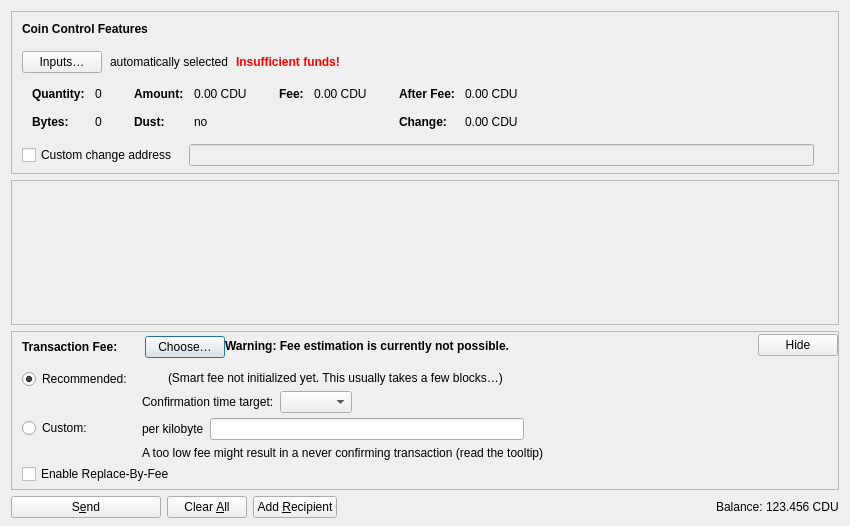
<?xml version="1.0" encoding="UTF-8"?>
<ui version="4.0">
 <class>SendCoinsDialog</class>
 <widget class="QDialog" name="SendCoinsDialog">
  <property name="geometry">
   <rect>
    <x>0</x>
    <y>0</y>
    <width>850</width>
    <height>526</height>
   </rect>
  </property>
  <property name="windowTitle">
   <string>Send Coins</string>
  </property>
  <layout class="QVBoxLayout" name="verticalLayout" stretch="0,1,0,0">
   <property name="bottomMargin">
    <number>8</number>
   </property>
   <item>
    <widget class="QFrame" name="frameCoinControl">
     <property name="sizePolicy">
      <sizepolicy hsizetype="Expanding" vsizetype="Expanding">
       <horstretch>0</horstretch>
       <verstretch>0</verstretch>
      </sizepolicy>
     </property>
     <property name="maximumSize">
      <size>
       <width>16777215</width>
       <height>16777215</height>
      </size>
     </property>
     <property name="frameShape">
      <enum>QFrame::StyledPanel</enum>
     </property>
     <property name="frameShadow">
      <enum>QFrame::Sunken</enum>
     </property>
     <layout class="QVBoxLayout" name="verticalLayoutCoinControl2">
      <property name="spacing">
       <number>0</number>
      </property>
      <property name="leftMargin">
       <number>0</number>
      </property>
      <property name="topMargin">
       <number>0</number>
      </property>
      <property name="rightMargin">
       <number>0</number>
      </property>
      <property name="bottomMargin">
       <number>6</number>
      </property>
      <item>
       <layout class="QVBoxLayout" name="verticalLayoutCoinControl" stretch="0,0,0,0,1">
        <property name="spacing">
         <number>0</number>
        </property>
        <property name="leftMargin">
         <number>10</number>
        </property>
        <property name="topMargin">
         <number>10</number>
        </property>
        <item>
         <layout class="QHBoxLayout" name="horizontalLayoutCoinControl1">
          <property name="bottomMargin">
           <number>15</number>
          </property>
          <item>
           <widget class="QLabel" name="labelCoinControlFeatures">
            <property name="sizePolicy">
             <sizepolicy hsizetype="Preferred" vsizetype="Maximum">
              <horstretch>0</horstretch>
              <verstretch>0</verstretch>
             </sizepolicy>
            </property>
            <property name="font">
             <font>
              <weight>75</weight>
              <bold>true</bold>
             </font>
            </property>
            <property name="styleSheet">
             <string notr="true">font-weight:bold;</string>
            </property>
            <property name="text">
             <string>Coin Control Features</string>
            </property>
           </widget>
          </item>
         </layout>
        </item>
        <item>
         <layout class="QHBoxLayout" name="horizontalLayoutCoinControl2" stretch="0,0,0,0">
          <property name="spacing">
           <number>8</number>
          </property>
          <property name="bottomMargin">
           <number>10</number>
          </property>
          <item>
           <widget class="QPushButton" name="pushButtonCoinControl">
            <property name="styleSheet">
             <string notr="true"/>
            </property>
            <property name="text">
             <string>Inputs…</string>
            </property>
            <property name="autoDefault">
             <bool>false</bool>
            </property>
           </widget>
          </item>
          <item>
           <widget class="QLabel" name="labelCoinControlAutomaticallySelected">
            <property name="text">
             <string>automatically selected</string>
            </property>
            <property name="margin">
             <number>5</number>
            </property>
           </widget>
          </item>
          <item>
           <widget class="QLabel" name="labelCoinControlInsuffFunds">
            <property name="font">
             <font>
              <weight>75</weight>
              <bold>true</bold>
             </font>
            </property>
            <property name="styleSheet">
             <string notr="true">color:red;font-weight:bold;</string>
            </property>
            <property name="text">
             <string>Insufficient funds!</string>
            </property>
            <property name="margin">
             <number>5</number>
            </property>
           </widget>
          </item>
          <item>
           <spacer name="horizontalSpacerCoinControl">
            <property name="orientation">
             <enum>Qt::Horizontal</enum>
            </property>
            <property name="sizeHint" stdset="0">
             <size>
              <width>40</width>
              <height>1</height>
             </size>
            </property>
           </spacer>
          </item>
         </layout>
        </item>
        <item>
         <widget class="QWidget" name="widgetCoinControl" native="true">
          <property name="sizePolicy">
           <sizepolicy hsizetype="Preferred" vsizetype="Preferred">
            <horstretch>0</horstretch>
            <verstretch>0</verstretch>
           </sizepolicy>
          </property>
          <property name="minimumSize">
           <size>
            <width>0</width>
            <height>0</height>
           </size>
          </property>
          <property name="styleSheet">
           <string notr="true"/>
          </property>
          <layout class="QHBoxLayout" name="horizontalLayoutCoinControl5">
           <property name="leftMargin">
            <number>0</number>
           </property>
           <property name="topMargin">
            <number>0</number>
           </property>
           <property name="rightMargin">
            <number>0</number>
           </property>
           <property name="bottomMargin">
            <number>0</number>
           </property>
           <item>
            <layout class="QHBoxLayout" name="horizontalLayoutCoinControl3" stretch="0,0,0,1">
             <property name="spacing">
              <number>20</number>
             </property>
             <property name="topMargin">
              <number>0</number>
             </property>
             <property name="bottomMargin">
              <number>10</number>
             </property>
             <item>
              <layout class="QFormLayout" name="formLayoutCoinControl1">
               <property name="horizontalSpacing">
                <number>10</number>
               </property>
               <property name="verticalSpacing">
                <number>14</number>
               </property>
               <property name="leftMargin">
                <number>10</number>
               </property>
               <property name="topMargin">
                <number>4</number>
               </property>
               <property name="rightMargin">
                <number>6</number>
               </property>
               <item row="0" column="0">
                <widget class="QLabel" name="labelCoinControlQuantityText">
                 <property name="font">
                  <font>
                   <weight>75</weight>
                   <bold>true</bold>
                  </font>
                 </property>
                 <property name="text">
                  <string>Quantity:</string>
                 </property>
                 <property name="margin">
                  <number>0</number>
                 </property>
                </widget>
               </item>
               <item row="0" column="1">
                <widget class="QLabel" name="labelCoinControlQuantity">
                 <property name="cursor">
                  <cursorShape>IBeamCursor</cursorShape>
                 </property>
                 <property name="contextMenuPolicy">
                  <enum>Qt::ActionsContextMenu</enum>
                 </property>
                 <property name="text">
                  <string notr="true">0</string>
                 </property>
                 <property name="margin">
                  <number>0</number>
                 </property>
                 <property name="textInteractionFlags">
                  <set>Qt::LinksAccessibleByMouse|Qt::TextSelectableByKeyboard|Qt::TextSelectableByMouse</set>
                 </property>
                </widget>
               </item>
               <item row="1" column="0">
                <widget class="QLabel" name="labelCoinControlBytesText">
                 <property name="font">
                  <font>
                   <weight>75</weight>
                   <bold>true</bold>
                  </font>
                 </property>
                 <property name="text">
                  <string>Bytes:</string>
                 </property>
                </widget>
               </item>
               <item row="1" column="1">
                <widget class="QLabel" name="labelCoinControlBytes">
                 <property name="cursor">
                  <cursorShape>IBeamCursor</cursorShape>
                 </property>
                 <property name="contextMenuPolicy">
                  <enum>Qt::ActionsContextMenu</enum>
                 </property>
                 <property name="text">
                  <string notr="true">0</string>
                 </property>
                 <property name="textInteractionFlags">
                  <set>Qt::LinksAccessibleByMouse|Qt::TextSelectableByKeyboard|Qt::TextSelectableByMouse</set>
                 </property>
                </widget>
               </item>
              </layout>
             </item>
             <item>
              <layout class="QFormLayout" name="formLayoutCoinControl2">
               <property name="horizontalSpacing">
                <number>10</number>
               </property>
               <property name="verticalSpacing">
                <number>14</number>
               </property>
               <property name="leftMargin">
                <number>6</number>
               </property>
               <property name="topMargin">
                <number>4</number>
               </property>
               <property name="rightMargin">
                <number>6</number>
               </property>
               <item row="0" column="0">
                <widget class="QLabel" name="labelCoinControlAmountText">
                 <property name="font">
                  <font>
                   <weight>75</weight>
                   <bold>true</bold>
                  </font>
                 </property>
                 <property name="text">
                  <string>Amount:</string>
                 </property>
                 <property name="margin">
                  <number>0</number>
                 </property>
                </widget>
               </item>
               <item row="0" column="1">
                <widget class="QLabel" name="labelCoinControlAmount">
                 <property name="cursor">
                  <cursorShape>IBeamCursor</cursorShape>
                 </property>
                 <property name="contextMenuPolicy">
                  <enum>Qt::ActionsContextMenu</enum>
                 </property>
                 <property name="text">
                  <string notr="true">0.00 CDU</string>
                 </property>
                 <property name="textInteractionFlags">
                  <set>Qt::LinksAccessibleByMouse|Qt::TextSelectableByKeyboard|Qt::TextSelectableByMouse</set>
                 </property>
                </widget>
               </item>
               <item row="1" column="0">
                <widget class="QLabel" name="labelCoinControlLowOutputText">
                 <property name="font">
                  <font>
                   <weight>75</weight>
                   <bold>true</bold>
                  </font>
                 </property>
                 <property name="text">
                  <string>Dust:</string>
                 </property>
                </widget>
               </item>
               <item row="1" column="1">
                <widget class="QLabel" name="labelCoinControlLowOutput">
                 <property name="cursor">
                  <cursorShape>IBeamCursor</cursorShape>
                 </property>
                 <property name="contextMenuPolicy">
                  <enum>Qt::ActionsContextMenu</enum>
                 </property>
                 <property name="text">
                  <string notr="true">no</string>
                 </property>
                 <property name="textInteractionFlags">
                  <set>Qt::LinksAccessibleByMouse|Qt::TextSelectableByKeyboard|Qt::TextSelectableByMouse</set>
                 </property>
                </widget>
               </item>
              </layout>
             </item>
             <item>
              <layout class="QFormLayout" name="formLayoutCoinControl3">
               <property name="horizontalSpacing">
                <number>10</number>
               </property>
               <property name="verticalSpacing">
                <number>14</number>
               </property>
               <property name="leftMargin">
                <number>6</number>
               </property>
               <property name="topMargin">
                <number>4</number>
               </property>
               <property name="rightMargin">
                <number>6</number>
               </property>
               <item row="0" column="0">
                <widget class="QLabel" name="labelCoinControlFeeText">
                 <property name="font">
                  <font>
                   <weight>75</weight>
                   <bold>true</bold>
                  </font>
                 </property>
                 <property name="text">
                  <string>Fee:</string>
                 </property>
                 <property name="margin">
                  <number>0</number>
                 </property>
                </widget>
               </item>
               <item row="0" column="1">
                <widget class="QLabel" name="labelCoinControlFee">
                 <property name="cursor">
                  <cursorShape>IBeamCursor</cursorShape>
                 </property>
                 <property name="contextMenuPolicy">
                  <enum>Qt::ActionsContextMenu</enum>
                 </property>
                 <property name="text">
                  <string notr="true">0.00 CDU</string>
                 </property>
                 <property name="textInteractionFlags">
                  <set>Qt::LinksAccessibleByMouse|Qt::TextSelectableByKeyboard|Qt::TextSelectableByMouse</set>
                 </property>
                </widget>
               </item>
              </layout>
             </item>
             <item>
              <layout class="QFormLayout" name="formLayoutCoinControl4">
               <property name="horizontalSpacing">
                <number>10</number>
               </property>
               <property name="verticalSpacing">
                <number>14</number>
               </property>
               <property name="leftMargin">
                <number>6</number>
               </property>
               <property name="topMargin">
                <number>4</number>
               </property>
               <property name="rightMargin">
                <number>6</number>
               </property>
               <item row="0" column="0">
                <widget class="QLabel" name="labelCoinControlAfterFeeText">
                 <property name="font">
                  <font>
                   <weight>75</weight>
                   <bold>true</bold>
                  </font>
                 </property>
                 <property name="text">
                  <string>After Fee:</string>
                 </property>
                 <property name="margin">
                  <number>0</number>
                 </property>
                </widget>
               </item>
               <item row="0" column="1">
                <widget class="QLabel" name="labelCoinControlAfterFee">
                 <property name="cursor">
                  <cursorShape>IBeamCursor</cursorShape>
                 </property>
                 <property name="contextMenuPolicy">
                  <enum>Qt::ActionsContextMenu</enum>
                 </property>
                 <property name="text">
                  <string notr="true">0.00 CDU</string>
                 </property>
                 <property name="textInteractionFlags">
                  <set>Qt::LinksAccessibleByMouse|Qt::TextSelectableByKeyboard|Qt::TextSelectableByMouse</set>
                 </property>
                </widget>
               </item>
               <item row="1" column="0">
                <widget class="QLabel" name="labelCoinControlChangeText">
                 <property name="font">
                  <font>
                   <weight>75</weight>
                   <bold>true</bold>
                  </font>
                 </property>
                 <property name="text">
                  <string>Change:</string>
                 </property>
                </widget>
               </item>
               <item row="1" column="1">
                <widget class="QLabel" name="labelCoinControlChange">
                 <property name="cursor">
                  <cursorShape>IBeamCursor</cursorShape>
                 </property>
                 <property name="contextMenuPolicy">
                  <enum>Qt::ActionsContextMenu</enum>
                 </property>
                 <property name="text">
                  <string notr="true">0.00 CDU</string>
                 </property>
                 <property name="textInteractionFlags">
                  <set>Qt::LinksAccessibleByMouse|Qt::TextSelectableByKeyboard|Qt::TextSelectableByMouse</set>
                 </property>
                </widget>
               </item>
              </layout>
             </item>
            </layout>
           </item>
          </layout>
         </widget>
        </item>
        <item>
         <layout class="QHBoxLayout" name="horizontalLayoutCoinControl4" stretch="0,0,0">
          <property name="spacing">
           <number>12</number>
          </property>
          <property name="sizeConstraint">
           <enum>QLayout::SetDefaultConstraint</enum>
          </property>
          <property name="topMargin">
           <number>5</number>
          </property>
          <property name="rightMargin">
           <number>5</number>
          </property>
          <item>
           <widget class="QCheckBox" name="checkBoxCoinControlChange">
            <property name="toolTip">
             <string>If this is activated, but the change address is empty or invalid, change will be sent to a newly generated address.</string>
            </property>
            <property name="text">
             <string>Custom change address</string>
            </property>
           </widget>
          </item>
          <item>
           <widget class="QValidatedLineEdit" name="lineEditCoinControlChange">
            <property name="enabled">
             <bool>false</bool>
            </property>
            <property name="sizePolicy">
             <sizepolicy hsizetype="Expanding" vsizetype="Fixed">
              <horstretch>0</horstretch>
              <verstretch>0</verstretch>
             </sizepolicy>
            </property>
           </widget>
          </item>
          <item>
           <widget class="QLabel" name="labelCoinControlChangeLabel">
            <property name="sizePolicy">
             <sizepolicy hsizetype="Preferred" vsizetype="Expanding">
              <horstretch>0</horstretch>
              <verstretch>0</verstretch>
             </sizepolicy>
            </property>
            <property name="minimumSize">
             <size>
              <width>0</width>
              <height>0</height>
             </size>
            </property>
            <property name="text">
             <string/>
            </property>
            <property name="margin">
             <number>3</number>
            </property>
           </widget>
          </item>
         </layout>
        </item>
        <item>
         <spacer name="verticalSpacerCoinControl">
          <property name="orientation">
           <enum>Qt::Vertical</enum>
          </property>
          <property name="sizeHint" stdset="0">
           <size>
            <width>800</width>
            <height>1</height>
           </size>
          </property>
         </spacer>
        </item>
       </layout>
      </item>
     </layout>
    </widget>
   </item>
   <item>
    <widget class="QScrollArea" name="scrollArea">
     <property name="widgetResizable">
      <bool>true</bool>
     </property>
     <widget class="QWidget" name="scrollAreaWidgetContents">
      <property name="geometry">
       <rect>
        <x>0</x>
        <y>0</y>
        <width>830</width>
        <height>104</height>
       </rect>
      </property>
      <layout class="QVBoxLayout" name="verticalLayout_2" stretch="0,1">
       <property name="leftMargin">
        <number>0</number>
       </property>
       <property name="topMargin">
        <number>0</number>
       </property>
       <property name="rightMargin">
        <number>0</number>
       </property>
       <property name="bottomMargin">
        <number>0</number>
       </property>
       <item>
        <layout class="QVBoxLayout" name="entries">
         <property name="spacing">
          <number>6</number>
         </property>
        </layout>
       </item>
       <item>
        <spacer name="verticalSpacer">
         <property name="orientation">
          <enum>Qt::Vertical</enum>
         </property>
         <property name="sizeHint" stdset="0">
          <size>
           <width>20</width>
           <height>40</height>
          </size>
         </property>
        </spacer>
       </item>
      </layout>
     </widget>
    </widget>
   </item>
   <item>
    <widget class="QFrame" name="frameFee">
     <property name="sizePolicy">
      <sizepolicy hsizetype="Expanding" vsizetype="Expanding">
       <horstretch>0</horstretch>
       <verstretch>0</verstretch>
      </sizepolicy>
     </property>
     <property name="maximumSize">
      <size>
       <width>16777215</width>
       <height>16777215</height>
      </size>
     </property>
     <property name="frameShape">
      <enum>QFrame::StyledPanel</enum>
     </property>
     <property name="frameShadow">
      <enum>QFrame::Sunken</enum>
     </property>
     <layout class="QVBoxLayout" name="verticalLayoutFee1">
      <property name="spacing">
       <number>0</number>
      </property>
      <property name="leftMargin">
       <number>0</number>
      </property>
      <property name="topMargin">
       <number>0</number>
      </property>
      <property name="rightMargin">
       <number>0</number>
      </property>
      <property name="bottomMargin">
       <number>0</number>
      </property>
      <item>
       <layout class="QVBoxLayout" name="verticalLayoutFee2" stretch="0,0,0">
        <property name="spacing">
         <number>0</number>
        </property>
        <property name="leftMargin">
         <number>10</number>
        </property>
        <property name="topMargin">
         <number>0</number>
        </property>
        <item>
         <layout class="QHBoxLayout" name="horizontalLayoutFee1">
          <property name="bottomMargin">
           <number>0</number>
          </property>
          <item>
           <layout class="QVBoxLayout" name="verticalLayoutFee7">
            <property name="spacing">
             <number>0</number>
            </property>
            <item>
             <spacer name="verticalSpacerSmartFee">
              <property name="orientation">
               <enum>Qt::Vertical</enum>
              </property>
              <property name="sizeType">
               <enum>QSizePolicy::Fixed</enum>
              </property>
              <property name="sizeHint" stdset="0">
               <size>
                <width>1</width>
                <height>4</height>
               </size>
              </property>
             </spacer>
            </item>
            <item>
             <layout class="QHBoxLayout" name="horizontalLayoutSmartFee">
              <property name="spacing">
               <number>10</number>
              </property>
              <item>
               <widget class="QLabel" name="labelFeeHeadline">
                <property name="sizePolicy">
                 <sizepolicy hsizetype="Preferred" vsizetype="Maximum">
                  <horstretch>0</horstretch>
                  <verstretch>0</verstretch>
                 </sizepolicy>
                </property>
                <property name="font">
                 <font>
                  <weight>75</weight>
                  <bold>true</bold>
                 </font>
                </property>
                <property name="styleSheet">
                 <string notr="true">font-weight:bold;</string>
                </property>
                <property name="text">
                 <string>Transaction Fee:</string>
                </property>
               </widget>
              </item>
              <item>
               <widget class="QLabel" name="labelFeeMinimized">
                <property name="text">
                 <string/>
                </property>
               </widget>
              </item>
              <item>
               <widget class="QPushButton" name="buttonChooseFee">
                <property name="text">
                 <string>Choose…</string>
                </property>
               </widget>
              </item>
             </layout>
            </item>
            <item>
             <spacer name="verticalSpacer_5">
              <property name="orientation">
               <enum>Qt::Vertical</enum>
              </property>
              <property name="sizeHint" stdset="0">
               <size>
                <width>1</width>
                <height>1</height>
               </size>
              </property>
             </spacer>
            </item>
           </layout>
          </item>
          <item>
           <widget class="QLabel" name="fallbackFeeWarningLabel">
            <property name="toolTip">
             <string>Using the fallbackfee can result in sending a transaction that will take several hours or days (or never) to confirm. Consider choosing your fee manually or wait until you have validated the complete chain.</string>
            </property>
            <property name="font">
            <font>
                <weight>75</weight>
                <bold>true</bold>
            </font>
            </property>
            <property name="text">
             <string>Warning: Fee estimation is currently not possible.</string>
            </property>
            <property name="wordWrap">
             <bool>false</bool>
            </property>
           </widget>
          </item>
          <item>
           <spacer name="horizontalSpacer_4">
            <property name="orientation">
             <enum>Qt::Horizontal</enum>
            </property>
            <property name="sizeType">
             <enum>QSizePolicy::MinimumExpanding</enum>
            </property>
            <property name="sizeHint" stdset="0">
             <size>
              <width>40</width>
              <height>20</height>
             </size>
            </property>
           </spacer>
          </item>
          <item>
           <widget class="QPushButton" name="buttonMinimizeFee">
            <property name="toolTip">
             <string>Hide transaction fee settings</string>
            </property>
            <property name="text">
             <string>Hide</string>
            </property>
           </widget>
          </item>
         </layout>
        </item>
        <item>
         <widget class="QFrame" name="frameFeeSelection">
          <layout class="QVBoxLayout" name="verticalLayoutFee12">
           <property name="spacing">
            <number>0</number>
           </property>
           <property name="leftMargin">
            <number>0</number>
           </property>
           <property name="topMargin">
            <number>0</number>
           </property>
           <property name="rightMargin">
            <number>0</number>
           </property>
           <property name="bottomMargin">
            <number>0</number>
           </property>
           <item>
            <layout class="QGridLayout" name="gridLayoutFee">
             <property name="topMargin">
              <number>10</number>
             </property>
             <property name="bottomMargin">
              <number>4</number>
             </property>
             <property name="horizontalSpacing">
              <number>10</number>
             </property>
             <property name="verticalSpacing">
              <number>4</number>
             </property>
             <item row="1" column="1">
              <layout class="QVBoxLayout" name="verticalLayoutFee8">
               <property name="spacing">
                <number>6</number>
               </property>
               <item>
                <layout class="QHBoxLayout" name="horizontalLayoutFee13">
                 <item>
                  <widget class="QLabel" name="labelCustomPerKilobyte">
                   <property name="toolTip">
                    <string>Specify a custom fee per kB (1,000 bytes) of the transaction's virtual size.

Note:  Since the fee is calculated on a per-byte basis, a fee rate of "100 satoshis per kvB" for a transaction size of 500 virtual bytes (half of 1 kvB) would ultimately yield a fee of only 50 satoshis.</string>
                   </property>
                   <property name="text">
                    <string>per kilobyte</string>
                   </property>
                  </widget>
                 </item>
                 <item>
                  <widget class="CducoinAmountField" name="customFee"/>
                 </item>
                 <item>
                  <spacer name="horizontalSpacer_6">
                   <property name="orientation">
                    <enum>Qt::Horizontal</enum>
                   </property>
                   <property name="sizeHint" stdset="0">
                    <size>
                     <width>1</width>
                     <height>1</height>
                    </size>
                   </property>
                  </spacer>
                 </item>
                </layout>
               </item>
               <item>
                <layout class="QHBoxLayout" name="horizontalLayoutFee8">
                 <item>
                  <widget class="QLabel" name="labelCustomFeeWarning">
                   <property name="enabled">
                    <bool>true</bool>
                   </property>
                   <property name="toolTip">
                    <string>When there is less transaction volume than space in the blocks, miners as well as relaying nodes may enforce a minimum fee. Paying only this minimum fee is just fine, but be aware that this can result in a never confirming transaction once there is more demand for cducoin transactions than the network can process.</string>
                   </property>
                   <property name="text">
                    <string>A too low fee might result in a never confirming transaction (read the tooltip)</string>
                   </property>
                  </widget>
                 </item>
                 <item>
                  <spacer name="horizontalSpacer_2">
                   <property name="orientation">
                    <enum>Qt::Horizontal</enum>
                   </property>
                   <property name="sizeHint" stdset="0">
                    <size>
                     <width>1</width>
                     <height>1</height>
                    </size>
                   </property>
                  </spacer>
                 </item>
                </layout>
               </item>
              </layout>
             </item>
             <item row="0" column="0">
              <layout class="QVBoxLayout" name="verticalLayoutFee4" stretch="0,1">
               <item>
                <widget class="QRadioButton" name="radioSmartFee">
                 <property name="text">
                  <string>Recommended:</string>
                 </property>
                 <property name="checked">
                  <bool>true</bool>
                 </property>
                 <attribute name="buttonGroup">
                  <string notr="true">groupFee</string>
                 </attribute>
                </widget>
               </item>
               <item>
                <spacer name="verticalSpacer_2">
                 <property name="orientation">
                  <enum>Qt::Vertical</enum>
                 </property>
                 <property name="sizeHint" stdset="0">
                  <size>
                   <width>1</width>
                   <height>1</height>
                  </size>
                 </property>
                </spacer>
               </item>
              </layout>
             </item>
             <item row="1" column="0">
              <layout class="QVBoxLayout" name="verticalLayoutFee9" stretch="0,1">
               <item>
                <widget class="QRadioButton" name="radioCustomFee">
                 <property name="text">
                  <string>Custom:</string>
                 </property>
                 <attribute name="buttonGroup">
                  <string notr="true">groupFee</string>
                 </attribute>
                </widget>
               </item>
               <item>
                <spacer name="verticalSpacer_6">
                 <property name="orientation">
                  <enum>Qt::Vertical</enum>
                 </property>
                 <property name="sizeHint" stdset="0">
                  <size>
                   <width>1</width>
                   <height>1</height>
                  </size>
                 </property>
                </spacer>
               </item>
              </layout>
             </item>
             <item row="0" column="1">
              <layout class="QVBoxLayout" name="verticalLayoutFee3" stretch="0,0,1">
               <property name="spacing">
                <number>6</number>
               </property>
               <property name="topMargin">
                <number>2</number>
               </property>
               <item>
                <layout class="QHBoxLayout" name="horizontalLayoutFee12">
                 <item>
                  <widget class="QLabel" name="labelSmartFee">
                   <property name="text">
                    <string/>
                   </property>
                  </widget>
                 </item>
                 <item>
                  <widget class="QLabel" name="labelFeeEstimation">
                   <property name="text">
                    <string/>
                   </property>
                  </widget>
                 </item>
                 <item>
                  <widget class="QLabel" name="labelSmartFee2">
                   <property name="text">
                    <string>(Smart fee not initialized yet. This usually takes a few blocks…)</string>
                   </property>
                  </widget>
                 </item>
                 <item>
                  <spacer name="horizontalSpacer_5">
                   <property name="orientation">
                    <enum>Qt::Horizontal</enum>
                   </property>
                   <property name="sizeHint" stdset="0">
                    <size>
                     <width>1</width>
                     <height>1</height>
                    </size>
                   </property>
                  </spacer>
                 </item>
                </layout>
               </item>
               <item>
                <layout class="QHBoxLayout" name="horizontalLayoutFee9">
                 <item>
                  <layout class="QVBoxLayout" name="verticalLayoutFee6">
                   <item>
                    <widget class="QLabel" name="labelSmartFee3">
                     <property name="text">
                      <string>Confirmation time target:</string>
                     </property>
                    </widget>
                   </item>
                  </layout>
                 </item>
                 <item>
                  <layout class="QVBoxLayout" name="verticalLayoutFee5">
                   <property name="rightMargin">
                    <number>30</number>
                   </property>
                   <item>
                    <layout class="QHBoxLayout" name="horizontalLayoutConfTarget">
                     <property name="bottomMargin">
                      <number>0</number>
                     </property>
                     <item>
                      <widget class="QComboBox" name="confTargetSelector"/>
                     </item>
                     <item>
                      <spacer name="horizontalSpacerConfTarget">
                       <property name="orientation">
                        <enum>Qt::Horizontal</enum>
                       </property>
                       <property name="sizeHint" stdset="0">
                        <size>
                         <width>40</width>
                         <height>20</height>
                        </size>
                       </property>
                      </spacer>
                     </item>
                    </layout>
                   </item>
                  </layout>
                 </item>
                </layout>
               </item>
               <item>
                <spacer name="verticalSpacer_4">
                 <property name="orientation">
                  <enum>Qt::Vertical</enum>
                 </property>
                 <property name="sizeHint" stdset="0">
                  <size>
                   <width>1</width>
                   <height>1</height>
                  </size>
                 </property>
                </spacer>
               </item>
              </layout>
             </item>
            </layout>
           </item>
           <item>
            <widget class="QCheckBox" name="optInRBF">
             <property name="text">
              <string>Enable Replace-By-Fee</string>
             </property>
             <property name="toolTip">
              <string>With Replace-By-Fee (BIP-125) you can increase a transaction's fee after it is sent. Without this, a higher fee may be recommended to compensate for increased transaction delay risk.</string>
             </property>
            </widget>
           </item>
          </layout>
         </widget>
        </item>
        <item>
         <spacer name="verticalSpacerFee">
          <property name="orientation">
           <enum>Qt::Vertical</enum>
          </property>
          <property name="sizeHint" stdset="0">
           <size>
            <width>40</width>
            <height>5</height>
           </size>
          </property>
         </spacer>
        </item>
       </layout>
      </item>
     </layout>
    </widget>
   </item>
   <item>
    <layout class="QHBoxLayout" name="horizontalLayout">
     <item>
      <widget class="QPushButton" name="sendButton">
       <property name="minimumSize">
        <size>
         <width>150</width>
         <height>0</height>
        </size>
       </property>
       <property name="toolTip">
        <string>Confirm the send action</string>
       </property>
       <property name="text">
        <string>S&amp;end</string>
       </property>
       <property name="icon">
        <iconset resource="../cducoin.qrc">
         <normaloff>:/icons/send</normaloff>:/icons/send</iconset>
       </property>
       <property name="autoDefault">
        <bool>false</bool>
       </property>
       <property name="default">
        <bool>false</bool>
       </property>
      </widget>
     </item>
     <item>
      <widget class="QPushButton" name="clearButton">
       <property name="sizePolicy">
        <sizepolicy hsizetype="Minimum" vsizetype="Fixed">
         <horstretch>0</horstretch>
         <verstretch>0</verstretch>
        </sizepolicy>
       </property>
       <property name="toolTip">
        <string>Clear all fields of the form.</string>
       </property>
       <property name="text">
        <string>Clear &amp;All</string>
       </property>
       <property name="icon">
        <iconset resource="../cducoin.qrc">
         <normaloff>:/icons/remove</normaloff>:/icons/remove</iconset>
       </property>
       <property name="autoDefault">
        <bool>false</bool>
       </property>
      </widget>
     </item>
     <item>
      <widget class="QPushButton" name="addButton">
       <property name="toolTip">
        <string>Send to multiple recipients at once</string>
       </property>
       <property name="text">
        <string>Add &amp;Recipient</string>
       </property>
       <property name="icon">
        <iconset resource="../cducoin.qrc">
         <normaloff>:/icons/add</normaloff>:/icons/add</iconset>
       </property>
       <property name="autoDefault">
        <bool>false</bool>
       </property>
      </widget>
     </item>
     <item>
      <spacer name="horizontalSpacer">
       <property name="orientation">
        <enum>Qt::Horizontal</enum>
       </property>
       <property name="sizeHint" stdset="0">
        <size>
         <width>40</width>
         <height>20</height>
        </size>
       </property>
      </spacer>
     </item>
     <item>
      <layout class="QHBoxLayout" name="horizontalLayout_2">
       <property name="spacing">
        <number>3</number>
       </property>
       <item>
        <widget class="QLabel" name="labelBalanceName">
         <property name="sizePolicy">
          <sizepolicy hsizetype="Preferred" vsizetype="Fixed">
           <horstretch>0</horstretch>
           <verstretch>0</verstretch>
          </sizepolicy>
         </property>
         <property name="text">
          <string>Balance:</string>
         </property>
        </widget>
       </item>
       <item>
        <widget class="QLabel" name="labelBalance">
         <property name="sizePolicy">
          <sizepolicy hsizetype="Preferred" vsizetype="Fixed">
           <horstretch>0</horstretch>
           <verstretch>0</verstretch>
          </sizepolicy>
         </property>
         <property name="cursor">
          <cursorShape>IBeamCursor</cursorShape>
         </property>
         <property name="text">
          <string notr="true">123.456 CDU</string>
         </property>
         <property name="textInteractionFlags">
          <set>Qt::LinksAccessibleByMouse|Qt::TextSelectableByKeyboard|Qt::TextSelectableByMouse</set>
         </property>
        </widget>
       </item>
      </layout>
     </item>
    </layout>
   </item>
  </layout>
 </widget>
 <customwidgets>
  <customwidget>
   <class>QValidatedLineEdit</class>
   <extends>QLineEdit</extends>
   <header>qt/qvalidatedlineedit.h</header>
  </customwidget>
  <customwidget>
   <class>CducoinAmountField</class>
   <extends>QLineEdit</extends>
   <header>qt/cducoinamountfield.h</header>
   <container>1</container>
  </customwidget>
 </customwidgets>
 <resources>
  <include location="../cducoin.qrc"/>
 </resources>
 <connections/>
 <buttongroups>
  <buttongroup name="groupFee"/>
 </buttongroups>
</ui>
